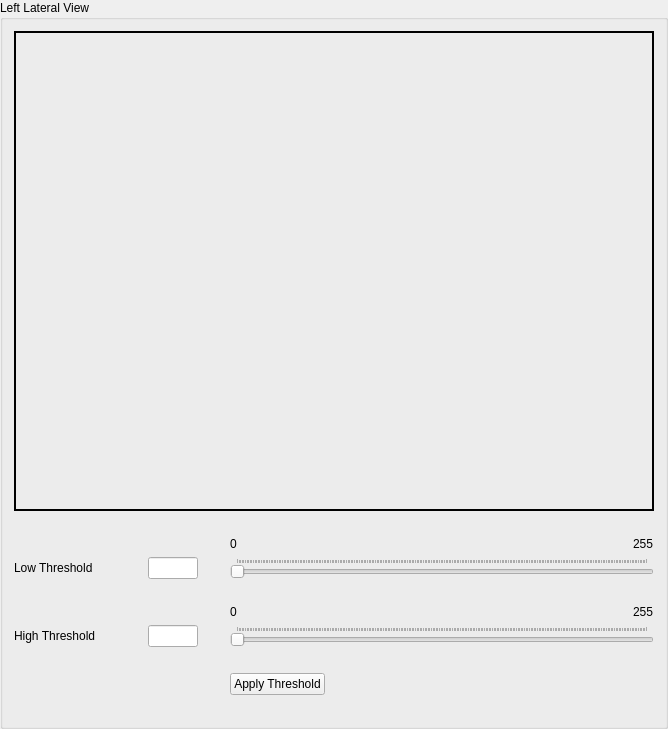
         <widget class="QGroupBox" name="groupBox_3">
          <property name="title">
           <string>Left Lateral View</string>
          </property>
          <layout class="QGridLayout" name="gridLayout_5">
           <item row="4" column="2">
            <widget class="QLineEdit" name="leftLateralViewLowThreshField">
             <property name="sizePolicy">
              <sizepolicy hsizetype="Fixed" vsizetype="Fixed">
               <horstretch>0</horstretch>
               <verstretch>0</verstretch>
              </sizepolicy>
             </property>
             <property name="maximumSize">
              <size>
               <width>50</width>
               <height>30</height>
              </size>
             </property>
            </widget>
           </item>
           <item row="7" column="4" colspan="3">
            <widget class="QSlider" name="leftLateralViewHighThreshSlider">
             <property name="maximum">
              <number>255</number>
             </property>
             <property name="orientation">
              <enum>Qt::Horizontal</enum>
             </property>
             <property name="tickPosition">
              <enum>QSlider::TicksAbove</enum>
             </property>
             <property name="tickInterval">
              <number>1</number>
             </property>
            </widget>
           </item>
           <item row="3" column="6">
            <widget class="QLabel" name="label_14">
             <property name="sizePolicy">
              <sizepolicy hsizetype="Fixed" vsizetype="Fixed">
               <horstretch>0</horstretch>
               <verstretch>0</verstretch>
              </sizepolicy>
             </property>
             <property name="text">
              <string>255</string>
             </property>
            </widget>
           </item>
           <item row="10" column="3">
            <spacer name="verticalSpacer_19">
             <property name="orientation">
              <enum>Qt::Vertical</enum>
             </property>
             <property name="sizeType">
              <enum>QSizePolicy::Fixed</enum>
             </property>
             <property name="sizeHint" stdset="0">
              <size>
               <width>20</width>
               <height>20</height>
              </size>
             </property>
            </spacer>
           </item>
           <item row="2" column="4">
            <spacer name="verticalSpacer_5">
             <property name="orientation">
              <enum>Qt::Vertical</enum>
             </property>
             <property name="sizeType">
              <enum>QSizePolicy::Fixed</enum>
             </property>
             <property name="sizeHint" stdset="0">
              <size>
               <width>20</width>
               <height>20</height>
              </size>
             </property>
            </spacer>
           </item>
           <item row="7" column="1">
            <spacer name="horizontalSpacer_15">
             <property name="orientation">
              <enum>Qt::Horizontal</enum>
             </property>
             <property name="sizeType">
              <enum>QSizePolicy::Fixed</enum>
             </property>
             <property name="sizeHint" stdset="0">
              <size>
               <width>40</width>
               <height>20</height>
              </size>
             </property>
            </spacer>
           </item>
           <item row="4" column="4" colspan="3">
            <widget class="QSlider" name="leftLateralViewLowThreshSlider">
             <property name="sizePolicy">
              <sizepolicy hsizetype="MinimumExpanding" vsizetype="Fixed">
               <horstretch>0</horstretch>
               <verstretch>0</verstretch>
              </sizepolicy>
             </property>
             <property name="maximum">
              <number>255</number>
             </property>
             <property name="orientation">
              <enum>Qt::Horizontal</enum>
             </property>
             <property name="tickPosition">
              <enum>QSlider::TicksAbove</enum>
             </property>
             <property name="tickInterval">
              <number>1</number>
             </property>
            </widget>
           </item>
           <item row="3" column="4">
            <widget class="QLabel" name="label_13">
             <property name="sizePolicy">
              <sizepolicy hsizetype="Fixed" vsizetype="Fixed">
               <horstretch>0</horstretch>
               <verstretch>0</verstretch>
              </sizepolicy>
             </property>
             <property name="text">
              <string>0</string>
             </property>
            </widget>
           </item>
           <item row="8" column="3">
            <spacer name="verticalSpacer_20">
             <property name="orientation">
              <enum>Qt::Vertical</enum>
             </property>
             <property name="sizeType">
              <enum>QSizePolicy::Fixed</enum>
             </property>
             <property name="sizeHint" stdset="0">
              <size>
               <width>20</width>
               <height>20</height>
              </size>
             </property>
            </spacer>
           </item>
           <item row="6" column="4">
            <widget class="QLabel" name="label_28">
             <property name="sizePolicy">
              <sizepolicy hsizetype="Fixed" vsizetype="Fixed">
               <horstretch>0</horstretch>
               <verstretch>0</verstretch>
              </sizepolicy>
             </property>
             <property name="text">
              <string>0</string>
             </property>
            </widget>
           </item>
           <item row="5" column="3">
            <spacer name="verticalSpacer_6">
             <property name="orientation">
              <enum>Qt::Vertical</enum>
             </property>
             <property name="sizeType">
              <enum>QSizePolicy::Fixed</enum>
             </property>
             <property name="sizeHint" stdset="0">
              <size>
               <width>20</width>
               <height>20</height>
              </size>
             </property>
            </spacer>
           </item>
           <item row="4" column="3">
            <spacer name="horizontalSpacer_6">
             <property name="orientation">
              <enum>Qt::Horizontal</enum>
             </property>
             <property name="sizeType">
              <enum>QSizePolicy::Fixed</enum>
             </property>
             <property name="sizeHint" stdset="0">
              <size>
               <width>20</width>
               <height>20</height>
              </size>
             </property>
            </spacer>
           </item>
           <item row="7" column="3">
            <spacer name="horizontalSpacer_16">
             <property name="orientation">
              <enum>Qt::Horizontal</enum>
             </property>
             <property name="sizeType">
              <enum>QSizePolicy::Fixed</enum>
             </property>
             <property name="sizeHint" stdset="0">
              <size>
               <width>20</width>
               <height>20</height>
              </size>
             </property>
            </spacer>
           </item>
           <item row="6" column="6">
            <widget class="QLabel" name="label_29">
             <property name="sizePolicy">
              <sizepolicy hsizetype="Fixed" vsizetype="Fixed">
               <horstretch>0</horstretch>
               <verstretch>0</verstretch>
              </sizepolicy>
             </property>
             <property name="text">
              <string>255</string>
             </property>
            </widget>
           </item>
           <item row="4" column="0">
            <widget class="QLabel" name="label_12">
             <property name="sizePolicy">
              <sizepolicy hsizetype="Fixed" vsizetype="Fixed">
               <horstretch>0</horstretch>
               <verstretch>0</verstretch>
              </sizepolicy>
             </property>
             <property name="text">
              <string>Low Threshold</string>
             </property>
            </widget>
           </item>
           <item row="1" column="0" colspan="7" alignment="Qt::AlignHCenter">
            <widget class="QLabel" name="leftLateralViewEdgeImageLabel">
             <property name="sizePolicy">
              <sizepolicy hsizetype="Fixed" vsizetype="Fixed">
               <horstretch>0</horstretch>
               <verstretch>0</verstretch>
              </sizepolicy>
             </property>
             <property name="minimumSize">
              <size>
               <width>640</width>
               <height>480</height>
              </size>
             </property>
             <property name="frameShape">
              <enum>QFrame::WinPanel</enum>
             </property>
             <property name="text">
              <string/>
             </property>
            </widget>
           </item>
           <item row="4" column="1">
            <spacer name="horizontalSpacer_5">
             <property name="orientation">
              <enum>Qt::Horizontal</enum>
             </property>
             <property name="sizeType">
              <enum>QSizePolicy::Fixed</enum>
             </property>
             <property name="sizeHint" stdset="0">
              <size>
               <width>40</width>
               <height>20</height>
              </size>
             </property>
            </spacer>
           </item>
           <item row="7" column="2">
            <widget class="QLineEdit" name="leftLateralViewHighThreshField">
             <property name="sizePolicy">
              <sizepolicy hsizetype="Fixed" vsizetype="Fixed">
               <horstretch>0</horstretch>
               <verstretch>0</verstretch>
              </sizepolicy>
             </property>
             <property name="maximumSize">
              <size>
               <width>50</width>
               <height>30</height>
              </size>
             </property>
            </widget>
           </item>
           <item row="7" column="0">
            <widget class="QLabel" name="label_27">
             <property name="sizePolicy">
              <sizepolicy hsizetype="Fixed" vsizetype="Fixed">
               <horstretch>0</horstretch>
               <verstretch>0</verstretch>
              </sizepolicy>
             </property>
             <property name="text">
              <string>High Threshold</string>
             </property>
            </widget>
           </item>
           <item row="9" column="4">
            <widget class="QPushButton" name="leftLateralViewThreshApplyButton">
             <property name="text">
              <string>Apply Threshold</string>
             </property>
            </widget>
           </item>
          </layout>
         </widget>
